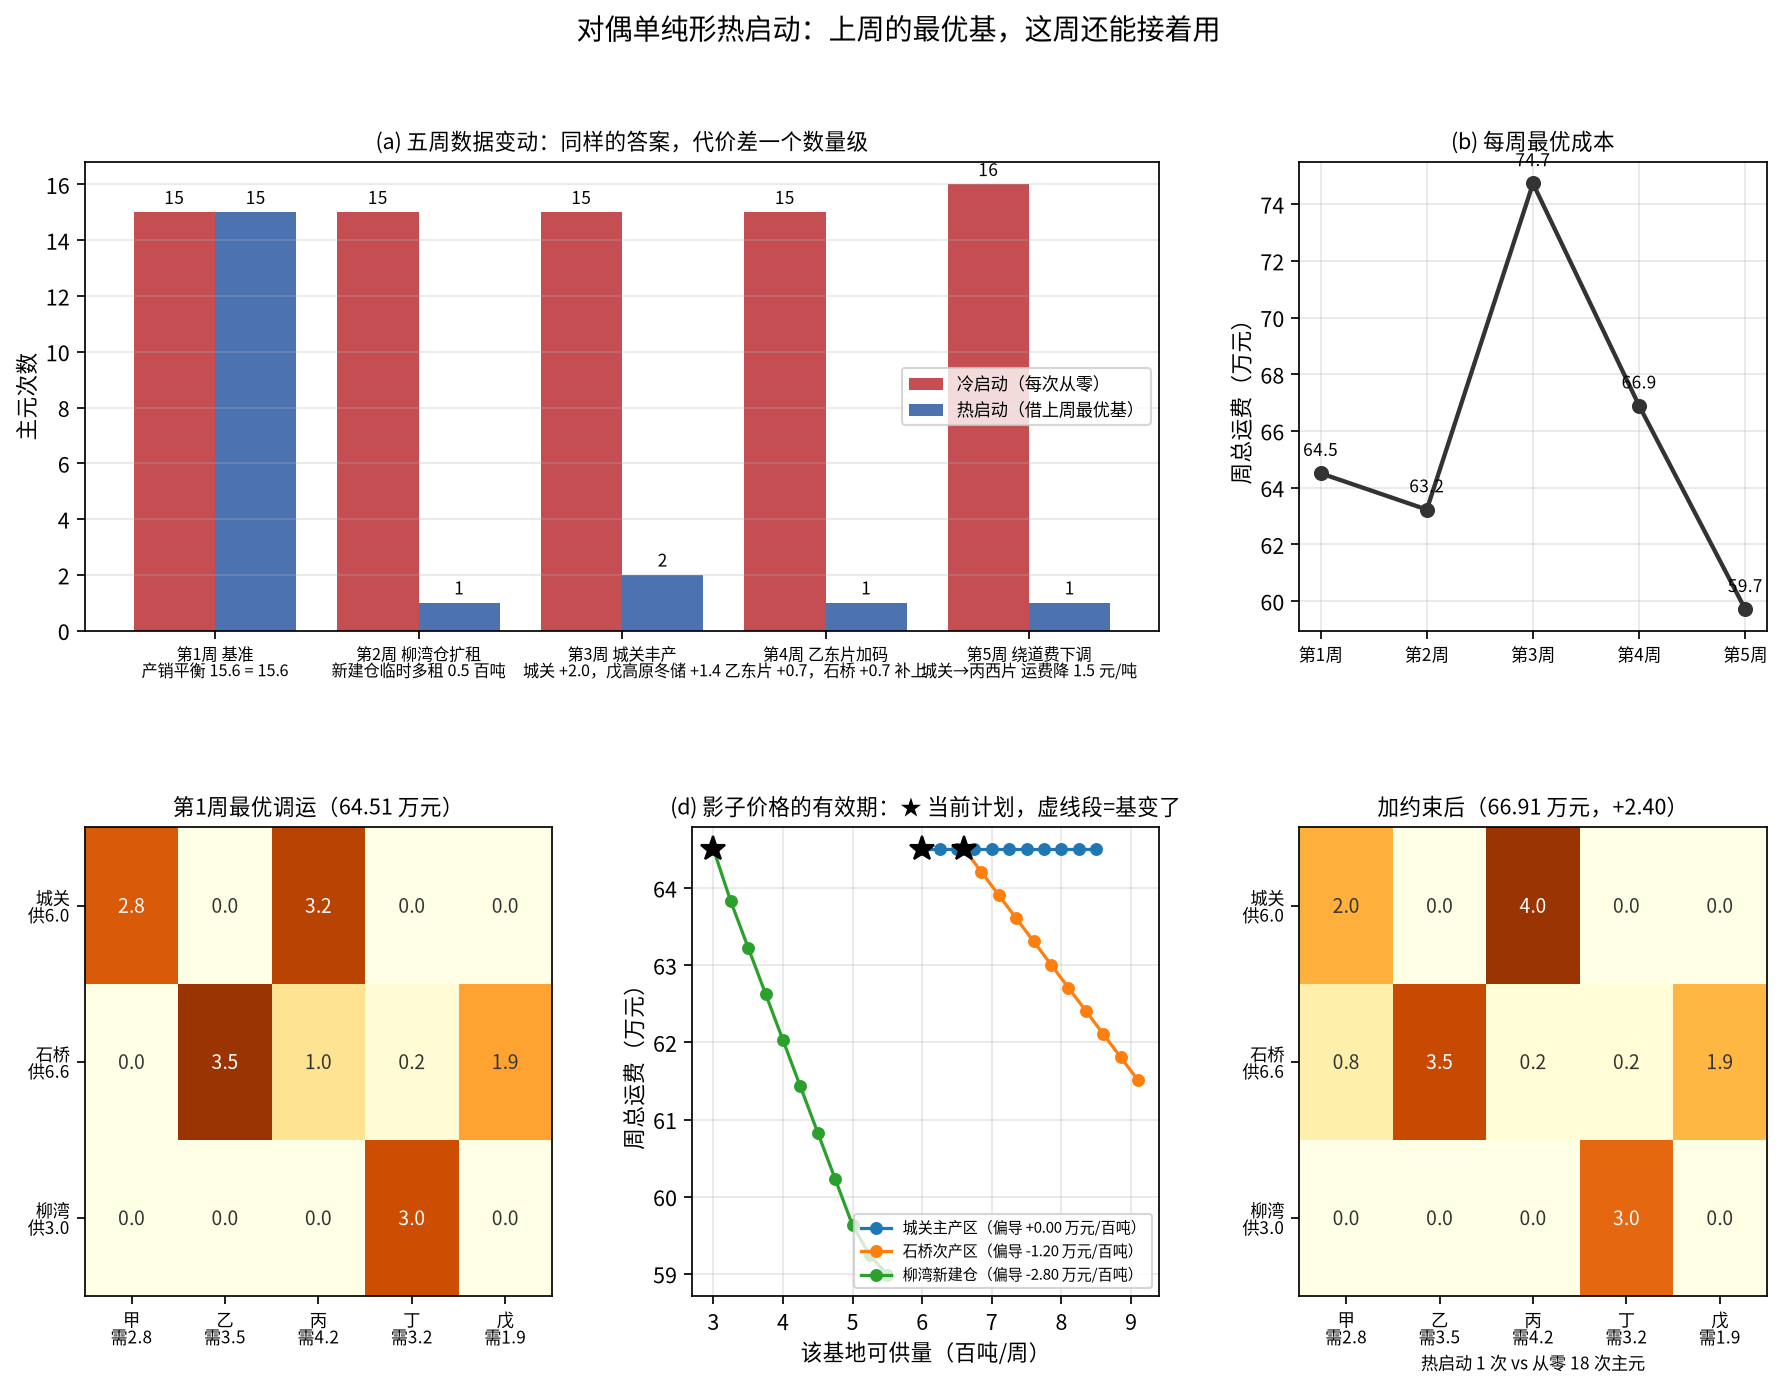

Write the Python code that produced this figure.
# -*- coding: utf-8 -*-
"""
subject : mathematical-modeling
level   : L6 优化模型 / L8 算法（线性规划 · 单纯形 · 对偶单纯形 · 热启动）
anchor  : Day26 对偶与影子价格 + Day52 灵敏度分析（最优基 = 解的有效期）
goal    : 县域果蔬集散中心「三基地 → 五片区」周度调运。线路没变，数据每周在变。
          回答四件事：① 上周那张最优调运表，这周还能不能用？
                     ② 不能用的话，要改几笔？
                     ③ 影子价格（哪个基地最金贵）什么时候过期？
                     ④ 周五临时加一条约束，几次迭代就能给它定价？

模型口径：
  * x[i,j]：基地 i 调往片区 j 的运量（百吨/周），成本 c[i,j] 元/吨
      基地  城关主产区 6.0 / 石桥次产区 6.6 / 柳湾新建仓 3.0（百吨/周可供）
      片区  甲城区 2.8 / 乙东片 3.5 / 丙西片 4.2 / 丁南岭 3.2 / 戊高原 1.9（百吨/周需求下限）
    第一周产销平衡（15.6 = 15.6）
  * 基地约束 ≤（运不完留仓，加松弛 s）；片区约束 ≥（缺口得外调，减剩余 t）
    8 个约束 = 8 个基变量
  * 方案 A 冷启动：每个新数据都从零重跑（Phase-I 人工变量 + 原始单纯形）
  * 方案 B 热启动：留住上周的最优基，只换右端 xB ← B⁻¹b，用对偶单纯形恢复可行性。
    表底那一行检验数一动不动 —— 因为在位基的影子价格没变。这是全课的核心。

依赖：numpy matplotlib（仓库 .venv 已装）
运行：cd /home/ubuntu/Note && ./.venv/bin/python "Mathematical_Modeling/08 - Python/daily/2026-10-26/dual_simplex_warmstart_transport.py"
输出：dual_simplex_warmstart_transport.png / .json（与本脚本同目录）
"""
from __future__ import annotations

import json
import time
from pathlib import Path

import matplotlib

matplotlib.use("Agg")
import matplotlib.pyplot as plt  # noqa: E402
import numpy as np  # noqa: E402

matplotlib.rcParams["font.family"] = "sans-serif"
matplotlib.rcParams["font.sans-serif"] = ["Noto Sans CJK SC", "WenQuanYi Zen Hei", "DejaVu Sans"]
matplotlib.rcParams["axes.unicode_minus"] = False

HERE = Path(__file__).resolve().parent
OUT_PNG = HERE / "dual_simplex_warmstart_transport.png"
OUT_JSON = HERE / "dual_simplex_warmstart_transport.json"

BASE_NAMES = ["城关主产区", "石桥次产区", "柳湾新建仓"]
BASE_SHORT = ["城关", "石桥", "柳湾"]
AREA_NAMES = ["甲 城区", "乙 东片", "丙 西片", "丁 南岭", "戊 高原"]
AREA_SHORT = ["甲", "乙", "丙", "丁", "戊"]

COST0 = np.array([
    [3.2, 4.6, 5.1, 6.8, 7.4],
    [5.0, 3.4, 3.9, 5.2, 6.1],
    [6.3, 5.4, 4.1, 3.6, 4.9],
])
S0 = np.array([6.0, 6.6, 3.0])
D0 = np.array([2.8, 3.5, 4.2, 3.2, 1.9])

NB, NA = COST0.shape
NV = NB * NA                  # 决策变量 15（x[i,j] = i*NA+j）
NR = NB + NA                  # 约束 8
IDX_S = NV                    # 15..17 基地松弛 s / 18..22 片区剩余 t
IDX_ART = NV + NR             # 23..30 人工 a
NCOL = NV + 2 * NR
TOL = 1e-9
BIG = 1e9                     # 人工列检验数的"封锁值"，保证第二阶段永不再入基


# ============================================================
# 一、模型矩阵与标签
# ============================================================
def build_A():
    """不含人工列的 A：基地行 ≤、片区行 ≥。"""
    A = np.zeros((NR, NCOL))
    for i in range(NB):
        for j in range(NA):
            A[i, i * NA + j] = 1.0
            A[NB + j, i * NA + j] = 1.0
    for i in range(NB):
        A[i, IDX_S + i] = 1.0                 # 松弛：留仓量
    for j in range(NA):
        A[NB + j, IDX_S + NB + j] = -1.0      # 剩余：缺口
    return A


def build_Abar(A):
    """含人工列的矩阵：只在片区行是 +1。"""
    Abar = A.copy()
    for j in range(NA):
        Abar[NB + j, IDX_ART + j] = 1.0
    return Abar


A_MAT = build_A()
ABAR = build_Abar(A_MAT)
GEO_CLEAN = A_MAT.copy()                      # 第二阶段用（人工列恒 0）
GEO_CLEAN[:, IDX_ART:] = 0.0


def cv(cost):
    """目标系数：决策用 c，松弛/剩余/人工都是 0。"""
    return np.concatenate([np.asarray(cost).ravel(), np.zeros(2 * NR)])


def label(j):
    j = int(j)
    if j < NV:
        return f"x({BASE_SHORT[j // NA]},{AREA_SHORT[j % NA]})"
    if j < IDX_ART:
        k = j - IDX_S
        return f"s({BASE_SHORT[k]})" if k < NB else f"t({AREA_SHORT[k - NB]})"
    return f"a({AREA_SHORT[j - IDX_ART]})"


def basis_matrix(basis, mat=None):
    return (A_MAT if mat is None else mat)[:, [int(k) for k in basis]]


def price(basis, cvec):
    """在位基的影子价格 y = c_B B⁻¹。B 用含人工列的矩阵取，才和表里的基对应。"""
    return np.asarray(cvec)[[int(k) for k in basis]] @ np.linalg.inv(basis_matrix(basis, ABAR))


# ============================================================
# 二、两个主元规则
# ============================================================
def pivot(T, basis, i, j):
    T[i] = T[i] / T[i, j]
    col = T[:, j].copy()
    col[i] = 0.0
    T -= np.outer(col, T[i])
    T[np.abs(T) < 1e-10] = 0.0
    basis[i] = int(j)


def primal(T, basis, m, rhs=-1):
    """原始单纯形：右端已 ≥0，消掉负检验数。表底行存检验数。"""
    it = 0
    while True:
        neg = np.where(T[m, :IDX_ART] < -TOL)[0]
        if not len(neg):
            return it
        j = int(neg[np.argmin(T[m, neg])])
        col = T[:m, j]
        ok = col > TOL
        if not ok.any():
            raise RuntimeError(f"原始问题无界（{label(j)} 可以无限增加）")
        ratio = np.where(ok, T[:m, rhs] / np.where(ok, col, 1e300), np.inf)
        i = int(np.argmin(ratio))
        pivot(T, basis, i, j)
        it += 1


def dual_simplex(T, basis, m, rhs=-1, nvar=IDX_ART):
    """对偶单纯形：检验数已 ≥0，只修负右端。
    最负右端行出基，入基列按 min{检验数/|该行系数|} 选（只比系数 < 0 的列）。"""
    it = 0
    while True:
        neg = np.where(T[:m, rhs] < -TOL)[0]
        if not len(neg):
            return it
        i = int(neg[np.argmin(T[neg, rhs])])
        row = T[i, :nvar].copy()
        ok = row < -TOL
        if not ok.any():
            raise RuntimeError("约束互相矛盾：原始不可行、对偶无界")
        ratio = np.where(ok, T[m, :nvar] / np.abs(np.where(ok, row, -1.0)), np.inf)
        j = int(np.argmin(ratio))
        pivot(T, basis, i, j)
        it += 1


# ============================================================
# 三、方案 A：冷启动（Phase-I 人工变量 + Phase-II 原始单纯形）
# ============================================================
def cold(b, cost):
    """从零算一遍。返回 (表, 基, 主元次数, 目标值)。b = [可供量..., 需求下限...]。"""
    cvec = cv(cost)
    T = np.zeros((NR + 1, NCOL + 1))
    T[:NR, :NCOL] = ABAR
    T[:NR, -1] = b

    # ---- Phase-I：min Σ 人工。初始基 = 基地松弛(3) + 片区人工(5)，正好是单位阵
    basis = [IDX_S + i for i in range(NB)] + [IDX_ART + j for j in range(NA)]
    w = np.zeros(NCOL)
    w[IDX_ART:] = 1.0
    # 目标行 = w − y·Ā，初始 y = w_B = (0,0,0,1,1,1,1,1)：基内人工列恰好消成 0
    T[NR, :NCOL] = w - np.asarray(w)[basis] @ ABAR
    it1 = primal(T, basis, NR)

    xart = sum(max(T[i, -1], 0.0) for i, k in enumerate(basis) if k >= IDX_ART)
    if xart > 1e-7:
        raise RuntimeError(f"模型不可行：人工变量还留着 {xart:.3f}（需求总计超过可供总计）")

    # ---- 基里若还留着 0 值人工变量，纯换基把它请出去（基变、解不变）
    for i in range(NR):
        if basis[i] >= IDX_ART:
            cand = np.where(np.abs(T[i, :IDX_ART]) > 1e-9)[0]
            if not len(cand):
                raise RuntimeError(f"第 {i} 行约束冗余（人工行全零）")
            pivot(T, basis, i, int(cand[0]))
            it1 += 1

    # ---- Phase-II：换回真实成本。人工已全部出基，用干净矩阵重算检验数
    y = price(basis, cvec)
    T[NR, :NCOL] = cvec - y @ GEO_CLEAN
    T[NR, IDX_ART:] = BIG                     # 人工列封锁，永不再入基
    it2 = primal(T, basis, NR)

    x = read_x(T, basis)
    z = obj_of(x, cost)
    T[NR, -1] = -z
    return T, basis, it1 + it2, z


# ============================================================
# 四、方案 B：热启动
# ============================================================
def warm_b(T_prev, basis_prev, b_prev, b_new, cost):
    """右端变了：xB ← xB + B⁻¹Δb，检验数一行不动，交给对偶单纯形收尾。"""
    T = T_prev.copy()
    Binv = np.linalg.inv(basis_matrix(basis_prev, ABAR))
    T[:NR, -1] = T_prev[:NR, -1] + Binv @ (b_new - b_prev)
    basis = [int(k) for k in basis_prev]
    it = dual_simplex(T, basis, NR)
    T[NR, -1] = -obj_of(read_x(T, basis), cost)
    return T, basis, it


def warm_c(T_prev, basis_prev, cost):
    """成本变了：基不动，只重算检验数（y 跟着 c_B 变），再用原始单纯形收尾。"""
    cvec = cv(cost)
    T = T_prev.copy()
    basis = [int(k) for k in basis_prev]
    y = price(basis, cvec)
    T[NR, :NCOL] = cvec - y @ GEO_CLEAN
    T[NR, IDX_ART:] = BIG
    it = primal(T, basis, NR)
    T[NR, -1] = -obj_of(read_x(T, basis), cost)
    return T, basis, it


def read_x(T, basis, rhs=-1):
    x = np.zeros(NCOL)
    for i, k in enumerate(basis):
        if k < NCOL:
            x[k] = max(T[i, rhs], 0.0)
    return x


def obj_of(x, cost):
    return float(np.asarray(cost).ravel() @ x[:NV])


def n_diff(xa, xb, tol=1e-6):
    A = xa[:NV].reshape(NB, NA)
    B = xb[:NV].reshape(NB, NA)
    return int((np.abs(A - B) > tol).sum())


def changed_cells(xa, xb, tol=1e-6):
    A, B = xa[:NV].reshape(NB, NA), xb[:NV].reshape(NB, NA)
    return [(BASE_SHORT[i], AREA_SHORT[j], round(float(B[i, j] - A[i, j]), 2))
            for i in range(NB) for j in range(NA) if abs(A[i, j] - B[i, j]) > tol]


# ============================================================
# 五、五周剧本：数据在变，方案不变
# ============================================================
def weeks_plan():
    plan = []
    plan.append(("第1周 基准", S0.copy(), D0.copy(), COST0.copy(), "产销平衡 15.6 = 15.6"))
    plan.append(("第2周 柳湾仓扩租", np.array([6.0, 6.6, 3.5]), D0.copy(), COST0.copy(),
                 "新建仓临时多租 0.5 百吨"))
    plan.append(("第3周 城关丰产", np.array([8.0, 6.6, 3.0]), np.r_[D0[:4], 3.3], COST0.copy(),
                 "城关 +2.0，戊高原冬储 +1.4"))
    plan.append(("第4周 乙东片加码", np.array([6.0, 7.3, 3.0]), np.r_[D0[0], 4.2, D0[2:]], COST0.copy(),
                 "乙东片 +0.7，石桥 +0.7 补上"))
    c5 = COST0.copy()
    c5[0, 2] -= 1.5
    plan.append(("第5周 绕道费下调", S0.copy(), D0.copy(), c5, "城关→丙西片 运费降 1.5 元/吨"))
    return plan


def solve_all():
    rows = []
    T_w = B_w = b_prev = c_prev = None
    for tag, S, D, C, note in weeks_plan():
        b = np.r_[S, D]
        t0 = time.perf_counter()
        T_c, B_c, it_c, z_c = cold(b, C)
        t_cold = (time.perf_counter() - t0) * 1e3
        B_c = [int(k) for k in B_c]
        x_c = read_x(T_c, B_c)

        if T_w is None:
            T_w, B_w, it_w, z_w = T_c, B_c, it_c, z_c
            t_warm = t_cold
            detail = "冷启动（第一周，无历史可借）"
        else:
            n_c = n_b = 0
            detail = []
            if not np.allclose(C, c_prev):
                T_w, B_w, n_c = warm_c(T_w, B_w, C)
                detail.append(f"成本变：重算检验数 {n_c} 次主元")
            t0 = time.perf_counter()
            T_w, B_w, n_b = warm_b(T_w, B_w, b_prev, b, C)
            t_warm = (time.perf_counter() - t0) * 1e3
            it_w = n_c + n_b
            z_w = obj_of(read_x(T_w, B_w), C)
            detail.append(f"右端变：对偶单纯形 {n_b} 次主元")
            detail = "；".join(detail)

        x_w = read_x(T_w, B_w)
        rows.append(dict(
            week=tag, note=note,
            supply=[round(float(v), 2) for v in S],
            demand=[round(float(v), 2) for v in D],
            z_cold=round(z_c, 4), z_warm=round(z_w, 4),
            it_cold=it_c, it_warm=it_w, t_cold_ms=round(t_cold, 2), t_warm_ms=round(t_warm, 2),
            plan=[[round(float(v), 3) for v in row] for row in x_w[:NV].reshape(NB, NA)],
            plan_cold=[[round(float(v), 3) for v in row] for row in x_c[:NV].reshape(NB, NA)],
            cells_changed=n_diff(x_c, x_w),
            changes=changed_cells(x_c, x_w),
            y=[round(float(v), 3) for v in price(B_w, cv(C))],
            detail=detail,
        ))
        b_prev, c_prev = b, C
    return rows


def shadow_decay():
    """影子价格的有效期：把某个基地的可用量一点点放宽，看 z 什么时候拐弯。
    城关不是瓶颈（y=0），把量压下去会先撞上"总供给不够"的墙；
    石桥、柳湾才是真稀缺，每多 1 百吨就省下 |y| 万元。"""
    T0, B0, _, _ = cold(np.r_[S0, D0], COST0)
    y0 = price([int(k) for k in B0], cv(COST0))
    out = []
    for i in range(NB):
        grid, zs = [], []
        for delta in np.arange(-2.0, 2.51, 0.25):
            S = S0.copy()
            S[i] = S0[i] + delta
            grid.append(round(float(S[i]), 2))
            if S.sum() < D0.sum() - 1e-9:
                zs.append(None)               # 总供给不够，模型直接不可行
                continue
            try:
                _, B, _, z = cold(np.r_[S, D0], COST0)
                zs.append(round(float(z), 3))
            except RuntimeError:
                zs.append(None)
        out.append(dict(base=BASE_NAMES[i], y=round(float(y0[i]), 3),
                        grid=grid, z=zs, unit="万元/周"))
    return out


def add_constraint_demo():
    """周五临时加一条：城关→甲城区 每日最多 2.0 百吨（基准解 2.8，是硬需求）。
    对比"热启动加行"和"从零加行"，看增量分析省了多少迭代。"""
    b = np.r_[S0, D0]
    T, B, _, z0 = cold(b, COST0)
    B = [int(k) for k in B]
    x0 = read_x(T, B)
    src = 0 * NA + 0                        # x(城关, 甲城区)：基准解 2.8，是硬需求，卡它就是卡脖子
    coef = np.zeros(NCOL)
    coef[src] = 1.0
    cvec = cv(COST0)

    # ---------- 热启动：旧最优基原样搬到"多一行"的新模型上 ----------
    # 新约束：x_src + u = 2.0（u ≥ 0 是新行的松弛）。旧基 B 在新模型里依然可行，
    # 新表 = [旧表 B⁻¹A | B⁻¹·a_new] + 新行 a_new、右端加一项；u 先当基变量挂着，
    # 它的值是 2.0 − x_src；若为负（超了），跑一次对偶单纯形就自动把它替掉。
    n_new = NCOL + 1                       # 多一个变量 u
    a_new = np.r_[coef, 1.0]               # 新约束在 (x, u) 上的系数
    T2 = np.zeros((NR + 2, n_new + 1))
    T2[:NR, :NCOL] = T[:NR, :NCOL]
    T2[:NR, n_new] = T[:NR, -1]            # 右端列先落在最后一列
    B2 = [int(k) for k in B]
    # 新行 = 单位向量方向（因为它还没有被旧基表达过）；用旧基把它表示出来：
    # 新行原始形式 [a_new, 2.0]，消掉基内变量后剩下 u 的系数
    T2[NR, :n_new] = a_new
    T2[NR, n_new] = 2.0
    for i, k in enumerate(B):
        c = T2[NR, int(k)]
        if abs(c) > 1e-12:
            T2[NR] -= c * T2[i]            # 用旧表第 i 行消掉基变量 k 的贡献
    # 此时 T2[NR] 里 x 部分应为 0，只剩 u 的系数 1 和右端；u 就做新行的基变量
    B2 = B2 + [NCOL]
    # 目标行：沿用旧检验数（y 不变），再把 x_src 的新影子价补上
    T2[NR + 1, :n_new] = np.r_[cvec, 0.0] - price(B, cvec) @ np.hstack([GEO_CLEAN, np.zeros((NR, 1))])
    T2[NR + 1, IDX_ART:] = BIG
    T2[NR + 1, n_new] = 0.0
    it_warm = dual_simplex(T2, B2, NR + 1, rhs=n_new, nvar=n_new)
    x2 = read_x(T2, B2, rhs=n_new)
    z1 = obj_of(x2, COST0)

    # ---------- 冷启动：从零带着这条约束做两阶段 ----------
    wcol = np.zeros(NCOL + 2)
    wcol[IDX_ART:] = 1.0
    A3 = np.zeros((NR + 1, NCOL + 2))
    A3[:NR, :NCOL] = ABAR
    A3[NR, :NCOL] = coef
    A3[NR, NCOL] = 1.0
    T3 = np.zeros((NR + 2, NCOL + 2))
    T3[:NR + 1, :NCOL + 2] = A3
    T3[:NR, NCOL + 1] = b
    T3[NR, NCOL + 1] = 2.0
    basis3 = [IDX_S + i for i in range(NB)] + [IDX_ART + j for j in range(NA)] + [NCOL]
    T3[NR + 1, :NCOL + 2] = wcol - np.asarray(wcol)[basis3] @ A3
    it_cold = primal(T3, basis3, NR + 1, rhs=NCOL + 1)
    for i in range(NR + 1):
        if basis3[i] >= IDX_ART:
            cand = np.where(np.abs(T3[i, :IDX_ART]) > 1e-9)[0]
            if len(cand):
                pivot(T3, basis3, i, int(cand[0]))
                it_cold += 1
    A3c = A3.copy()
    A3c[:, IDX_ART:] = 0.0
    y3 = np.asarray(cvec)[[int(k) for k in basis3 if k < NCOL]] @ np.linalg.inv(
        A3[:, [int(k) for k in basis3]])
    T3[NR + 1, :NCOL + 2] = np.r_[cvec, 0.0, 0.0] - y3 @ A3c
    T3[NR + 1, IDX_ART:] = BIG
    T3[NR + 1, NCOL] = BIG
    it_cold += primal(T3, basis3, NR + 1, rhs=NCOL + 1)
    z_cold = obj_of(read_x(T3, basis3, rhs=NCOL + 1), COST0)

    moves = [(BASE_SHORT[i], AREA_SHORT[j], round(float(x2[i * NA + j] - x0[i * NA + j]), 2))
             for i in range(NB) for j in range(NA)
             if abs(x2[i * NA + j] - x0[i * NA + j]) > 1e-6]
    return dict(z0=round(z0, 3), z_warm=round(z1, 3), z_cold=round(z_cold, 3),
                cost_of_rule=round(z1 - z0, 3),
                it_warm=it_warm, it_cold=it_cold,
                plan=[[round(float(v), 3) for v in r] for r in x2[:NV].reshape(NB, NA)],
                moves=moves,
                rule="城关→甲城区 每日 ≤ 2.0 百吨（原解 2.8，缺口 0.8 必须外调）")


# ============================================================
# 六、作图
# ============================================================
def draw_plan(ax, plan, cost, title, demand, supply):
    M = np.array(plan)
    ax.imshow(M, cmap="YlOrBr", aspect="auto", vmin=0, vmax=max(M.max(), 1) * 1.15)
    ax.set_xticks(range(NA))
    ax.set_xticklabels([f"{AREA_SHORT[j]}\n需{demand[j]}" for j in range(NA)], fontsize=8)
    ax.set_yticks(range(NB))
    ax.set_yticklabels([f"{BASE_SHORT[i]}\n供{supply[i]}" for i in range(NB)], fontsize=8)
    for i in range(NB):
        for j in range(NA):
            ax.text(j, i, f"{M[i, j]:.1f}", ha="center", va="center", fontsize=9,
                    color="#333" if M[i, j] < M.max() * 0.6 else "white")
    ax.set_title(title, fontsize=10)


def plot(rows, shadow, addrow, path):
    fig = plt.figure(figsize=(14, 9.5))
    gs = fig.add_gridspec(2, 3, hspace=0.42, wspace=0.30)

    # (a) 五周方案一览
    ax = fig.add_subplot(gs[0, :2])
    wk = [r["week"].split(" ")[0] for r in rows]
    itc = [r["it_cold"] for r in rows]
    itw = [r["it_warm"] for r in rows]
    xp = np.arange(len(wk))
    ax.bar(xp - 0.2, itc, 0.4, label="冷启动（每次从零）", color="#c44e52")
    ax.bar(xp + 0.2, itw, 0.4, label="热启动（借上周最优基）", color="#4c72b0")
    for k, v in enumerate(itc):
        ax.text(k - 0.2, v + 0.3, str(v), ha="center", fontsize=8)
    for k, v in enumerate(itw):
        ax.text(k + 0.2, v + 0.3, str(v), ha="center", fontsize=8)
    ax.set_xticks(xp)
    ax.set_xticklabels([f"{r['week']}\n{r['note']}" for r in rows], fontsize=7.5)
    ax.set_ylabel("主元次数")
    ax.set_title("(a) 五周数据变动：同样的答案，代价差一个数量级", fontsize=10)
    ax.legend(fontsize=8)
    ax.grid(axis="y", alpha=0.3)

    # (b) 每周最优成本
    ax = fig.add_subplot(gs[0, 2])
    zc = [r["z_cold"] for r in rows]
    ax.plot(xp, zc, "o-", color="#333", lw=2)
    for k, v in enumerate(zc):
        ax.annotate(f"{v:.1f}", (k, v), textcoords="offset points", xytext=(0, 8),
                    ha="center", fontsize=8)
    ax.set_xticks(xp)
    ax.set_xticklabels(wk, fontsize=8)
    ax.set_ylabel("周总运费（万元）")
    ax.set_title("(b) 每周最优成本", fontsize=10)
    ax.grid(alpha=0.3)

    # (c) 第一周方案
    ax = fig.add_subplot(gs[1, 0])
    r0 = rows[0]
    draw_plan(ax, r0["plan"], None, f"第1周最优调运（{r0['z_warm']:.2f} 万元）", D0, S0)

    # (d) 影子价格的有效期
    ax = fig.add_subplot(gs[1, 1])
    for s in shadow:
        g = np.array(s["grid"])
        z = np.array([np.nan if v is None else v for v in s["z"]], dtype=float)
        ok = ~np.isnan(z)
        ax.plot(g[ok], z[ok], "o-", ms=5,
                label=f"{s['base']}（偏导 {s['y']:+.2f} 万元/百吨）")
        if ok.any():
            k0 = int(np.argmax(ok))
            ax.plot(g[k0], z[k0], "k*", ms=12)
    ax.set_xlabel("该基地可供量（百吨/周）")
    ax.set_ylabel("周总运费（万元）")
    ax.set_title("(d) 影子价格的有效期：★ 当前计划，虚线段=基变了", fontsize=10)
    ax.legend(fontsize=7)
    ax.grid(alpha=0.3)

    # (e) 临时加约束
    ax = fig.add_subplot(gs[1, 2])
    draw_plan(ax, addrow["plan"], None,
              f"加约束后（{addrow['z_warm']:.2f} 万元，+{addrow['cost_of_rule']:.2f}）", D0, S0)
    ax.set_xlabel(f"热启动 {addrow['it_warm']} 次 vs 从零 {addrow['it_cold']} 次主元", fontsize=8)

    fig.suptitle("对偶单纯形热启动：上周的最优基，这周还能接着用", fontsize=13, y=0.98)
    fig.savefig(path, dpi=155, bbox_inches="tight")
    plt.close(fig)


# ============================================================
# 七、主流程
# ============================================================
def main():
    t0 = time.perf_counter()
    rows = solve_all()
    shadow = shadow_decay()
    addrow = add_constraint_demo()

    print("=" * 78)
    print("五周数据变动：冷启动 vs 热启动")
    print("=" * 78)
    for r in rows:
        print(f"{r['week']:<16s} 冷 {r['it_cold']:>2d} 次  z={r['z_cold']:>7.2f} | "
              f"热 {r['it_warm']:>2d} 次  z={r['z_warm']:>7.2f} | 改动 {r['cells_changed']} 格")
        print(f"{'':<16s} {r['detail']}")
        for i in range(NB):
            print(f"{'':<18s}{BASE_SHORT[i]}  " +
                  "  ".join(f"{v:5.2f}" for v in r["plan"][i]))
        print(f"{'':<18s}影子价格 y = {r['y']}")
        print()
    print("=" * 78)
    print(f"临时加约束：{addrow['rule']}")
    print(f"  从 {addrow['z0']:.2f} 涨到 {addrow['z_warm']:.2f}（+{addrow['cost_of_rule']:.2f} 万元/周）")
    print(f"  热启动 {addrow['it_warm']} 次主元；从零重算要 {addrow['it_cold']} 次")
    print(f"  需要改动的运量：{addrow['moves']}")
    print("=" * 78)

    out = dict(weeks=rows, shadow=shadow, add_row=addrow,
               cost0=COST0.tolist(), supply0=S0.tolist(), demand0=D0.tolist(),
               runtime_ms=round((time.perf_counter() - t0) * 1e3, 1))
    OUT_JSON.write_text(json.dumps(out, ensure_ascii=False, indent=2), encoding="utf-8")
    plot(rows, shadow, addrow, OUT_PNG)
    print(f"图：{OUT_PNG.name}  JSON：{OUT_JSON.name}  用时 {out['runtime_ms']:.0f} ms")


if __name__ == "__main__":
    main()
